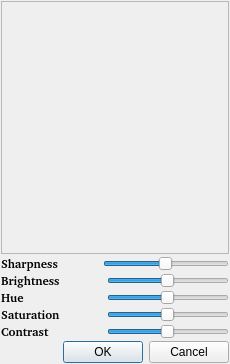
<?xml version="1.0" encoding="UTF-8"?>
<ui version="4.0">
 <class>cameraControl</class>
 <widget class="QDialog" name="cameraControl">
  <property name="geometry">
   <rect>
    <x>0</x>
    <y>0</y>
    <width>230</width>
    <height>364</height>
   </rect>
  </property>
  <property name="font">
   <font>
    <pointsize>9</pointsize>
   </font>
  </property>
  <property name="windowTitle">
   <string>Dialog</string>
  </property>
  <layout class="QVBoxLayout" name="verticalLayout" stretch="1,0,0,0,0,0,0">
   <property name="spacing">
    <number>2</number>
   </property>
   <property name="margin">
    <number>1</number>
   </property>
   <item>
    <widget class="imageViewer" name="imageFrame">
     <property name="frameShape">
      <enum>QFrame::StyledPanel</enum>
     </property>
     <property name="frameShadow">
      <enum>QFrame::Raised</enum>
     </property>
    </widget>
   </item>
   <item>
    <layout class="QHBoxLayout" name="_5">
     <item>
      <widget class="QLabel" name="sharpnessLabel">
       <property name="sizePolicy">
        <sizepolicy hsizetype="Preferred" vsizetype="Preferred">
         <horstretch>0</horstretch>
         <verstretch>0</verstretch>
        </sizepolicy>
       </property>
       <property name="minimumSize">
        <size>
         <width>100</width>
         <height>0</height>
        </size>
       </property>
       <property name="font">
        <font>
         <family>Courier [Xft]</family>
         <pointsize>9</pointsize>
         <weight>75</weight>
         <bold>true</bold>
        </font>
       </property>
       <property name="text">
        <string>Sharpness</string>
       </property>
       <property name="alignment">
        <set>Qt::AlignLeading|Qt::AlignLeft|Qt::AlignVCenter</set>
       </property>
       <property name="wordWrap">
        <bool>false</bool>
       </property>
      </widget>
     </item>
     <item>
      <widget class="QSlider" name="sharpnessSlider">
       <property name="minimum">
        <number>0</number>
       </property>
       <property name="maximum">
        <number>255</number>
       </property>
       <property name="singleStep">
        <number>1</number>
       </property>
       <property name="pageStep">
        <number>10</number>
       </property>
       <property name="value">
        <number>127</number>
       </property>
       <property name="orientation">
        <enum>Qt::Horizontal</enum>
       </property>
       <property name="tickInterval">
        <number>1000</number>
       </property>
      </widget>
     </item>
    </layout>
   </item>
   <item>
    <layout class="QHBoxLayout" name="_4">
     <property name="spacing">
      <number>6</number>
     </property>
     <property name="margin">
      <number>0</number>
     </property>
     <item>
      <widget class="QLabel" name="brightnessLabel">
       <property name="minimumSize">
        <size>
         <width>100</width>
         <height>0</height>
        </size>
       </property>
       <property name="font">
        <font>
         <family>Courier [Xft]</family>
         <pointsize>9</pointsize>
         <weight>75</weight>
         <bold>true</bold>
        </font>
       </property>
       <property name="text">
        <string>Brightness</string>
       </property>
       <property name="alignment">
        <set>Qt::AlignLeading|Qt::AlignLeft|Qt::AlignVCenter</set>
       </property>
       <property name="wordWrap">
        <bool>false</bool>
       </property>
      </widget>
     </item>
     <item>
      <widget class="QSlider" name="brightnessSlider">
       <property name="maximum">
        <number>255</number>
       </property>
       <property name="singleStep">
        <number>1</number>
       </property>
       <property name="pageStep">
        <number>10</number>
       </property>
       <property name="value">
        <number>127</number>
       </property>
       <property name="orientation">
        <enum>Qt::Horizontal</enum>
       </property>
       <property name="tickInterval">
        <number>1000</number>
       </property>
      </widget>
     </item>
    </layout>
   </item>
   <item>
    <layout class="QHBoxLayout" name="_3">
     <property name="spacing">
      <number>6</number>
     </property>
     <property name="margin">
      <number>0</number>
     </property>
     <item>
      <widget class="QLabel" name="hueLabel">
       <property name="minimumSize">
        <size>
         <width>100</width>
         <height>0</height>
        </size>
       </property>
       <property name="font">
        <font>
         <family>Courier [Xft]</family>
         <pointsize>9</pointsize>
         <weight>75</weight>
         <bold>true</bold>
        </font>
       </property>
       <property name="text">
        <string>Hue</string>
       </property>
       <property name="alignment">
        <set>Qt::AlignLeading|Qt::AlignLeft|Qt::AlignVCenter</set>
       </property>
       <property name="wordWrap">
        <bool>false</bool>
       </property>
      </widget>
     </item>
     <item>
      <widget class="QSlider" name="hueSlider">
       <property name="maximum">
        <number>255</number>
       </property>
       <property name="singleStep">
        <number>1</number>
       </property>
       <property name="pageStep">
        <number>10</number>
       </property>
       <property name="value">
        <number>127</number>
       </property>
       <property name="orientation">
        <enum>Qt::Horizontal</enum>
       </property>
       <property name="tickInterval">
        <number>1000</number>
       </property>
      </widget>
     </item>
    </layout>
   </item>
   <item>
    <layout class="QHBoxLayout" name="_2">
     <property name="spacing">
      <number>6</number>
     </property>
     <property name="margin">
      <number>0</number>
     </property>
     <item>
      <widget class="QLabel" name="saturationLabel">
       <property name="sizePolicy">
        <sizepolicy hsizetype="Preferred" vsizetype="Preferred">
         <horstretch>0</horstretch>
         <verstretch>0</verstretch>
        </sizepolicy>
       </property>
       <property name="minimumSize">
        <size>
         <width>100</width>
         <height>0</height>
        </size>
       </property>
       <property name="font">
        <font>
         <family>Courier [Xft]</family>
         <pointsize>9</pointsize>
         <weight>75</weight>
         <bold>true</bold>
        </font>
       </property>
       <property name="text">
        <string>Saturation</string>
       </property>
       <property name="alignment">
        <set>Qt::AlignLeading|Qt::AlignLeft|Qt::AlignVCenter</set>
       </property>
       <property name="wordWrap">
        <bool>false</bool>
       </property>
      </widget>
     </item>
     <item>
      <widget class="QSlider" name="saturationSlider">
       <property name="maximum">
        <number>255</number>
       </property>
       <property name="singleStep">
        <number>1</number>
       </property>
       <property name="pageStep">
        <number>10</number>
       </property>
       <property name="value">
        <number>127</number>
       </property>
       <property name="orientation">
        <enum>Qt::Horizontal</enum>
       </property>
       <property name="tickInterval">
        <number>1000</number>
       </property>
      </widget>
     </item>
    </layout>
   </item>
   <item>
    <layout class="QHBoxLayout">
     <property name="spacing">
      <number>6</number>
     </property>
     <property name="margin">
      <number>0</number>
     </property>
     <item>
      <widget class="QLabel" name="contrastLabel">
       <property name="minimumSize">
        <size>
         <width>100</width>
         <height>0</height>
        </size>
       </property>
       <property name="font">
        <font>
         <family>Courier [Xft]</family>
         <pointsize>9</pointsize>
         <weight>75</weight>
         <bold>true</bold>
        </font>
       </property>
       <property name="text">
        <string>Contrast</string>
       </property>
       <property name="alignment">
        <set>Qt::AlignLeading|Qt::AlignLeft|Qt::AlignVCenter</set>
       </property>
       <property name="wordWrap">
        <bool>false</bool>
       </property>
      </widget>
     </item>
     <item>
      <widget class="QSlider" name="contrastSlider">
       <property name="minimum">
        <number>0</number>
       </property>
       <property name="maximum">
        <number>255</number>
       </property>
       <property name="singleStep">
        <number>1</number>
       </property>
       <property name="pageStep">
        <number>10</number>
       </property>
       <property name="value">
        <number>127</number>
       </property>
       <property name="orientation">
        <enum>Qt::Horizontal</enum>
       </property>
       <property name="tickInterval">
        <number>1000</number>
       </property>
      </widget>
     </item>
    </layout>
   </item>
   <item>
    <widget class="QDialogButtonBox" name="buttonBox">
     <property name="orientation">
      <enum>Qt::Horizontal</enum>
     </property>
     <property name="standardButtons">
      <set>QDialogButtonBox::Cancel|QDialogButtonBox::Ok</set>
     </property>
    </widget>
   </item>
  </layout>
 </widget>
 <customwidgets>
  <customwidget>
   <class>imageViewer</class>
   <extends>QFrame</extends>
   <header>widgets/imageviewer.h</header>
   <container>1</container>
  </customwidget>
 </customwidgets>
 <resources/>
 <connections>
  <connection>
   <sender>buttonBox</sender>
   <signal>accepted()</signal>
   <receiver>cameraControl</receiver>
   <slot>accept()</slot>
   <hints>
    <hint type="sourcelabel">
     <x>248</x>
     <y>254</y>
    </hint>
    <hint type="destinationlabel">
     <x>157</x>
     <y>274</y>
    </hint>
   </hints>
  </connection>
  <connection>
   <sender>buttonBox</sender>
   <signal>rejected()</signal>
   <receiver>cameraControl</receiver>
   <slot>reject()</slot>
   <hints>
    <hint type="sourcelabel">
     <x>316</x>
     <y>260</y>
    </hint>
    <hint type="destinationlabel">
     <x>286</x>
     <y>274</y>
    </hint>
   </hints>
  </connection>
 </connections>
</ui>
